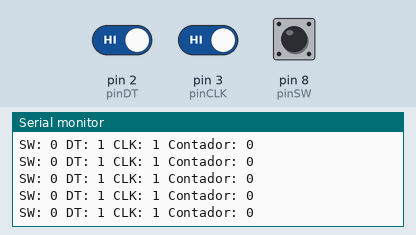
A sketch run on a simulated Arduino Uno, built with avr-gcc and run on an emulated ATmega328P. Parts: the last lines printed to the serial monitor. Inputs (shaded band) come from the test bench; at power-on: pin 2 (pinDT) HIGH, pin 3 (pinCLK) HIGH, pin 8 (pinSW) LOW.

Above: at 1.2 s.
1.3 s: pin 2 (pinDT) driven LOW
At 1.9 s:
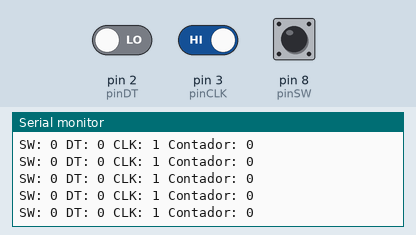
4.3 s: pin 3 (pinCLK) driven LOW
At 4.8 s:
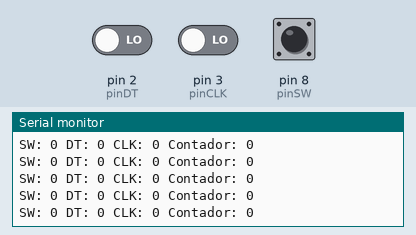
7.3 s: pin 2 (pinDT) driven HIGH
At 7.8 s:
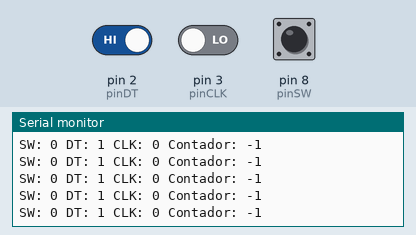
10.3 s: pin 8 (pinSW) pulled HIGH for 0.15 s
13.4 s: pin 3 (pinCLK) driven HIGH
At 14.0 s:
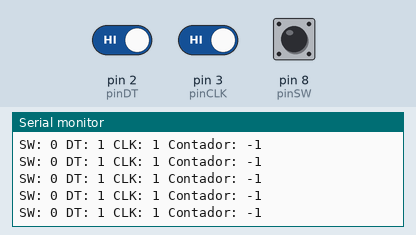
16.4 s: pin 8 (pinSW) pulled HIGH for 1 s
At 17.2 s:
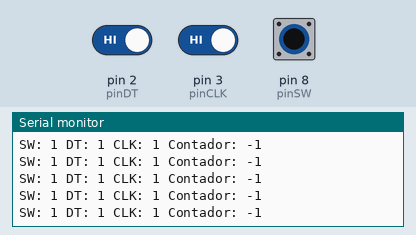

The sketch:

Q1079-Sketch.ino
```cpp
//#include <TimerOne.h>

#define pinSW 8
#define pinDT 2   //Sentido anti-horário
#define pinCLK 3  //Sentido horário

int estadoRotary = 0; //0=Parado 1=CLK 2=DT 3=CLK_Centro 4=DT_Centro
void processaCLK();
void processaDT();

/*Diagrama da lógica do rotary
  0 ___ 1 ___ 3 ___ ConfirmaCLK
     |     |_ 3 ___ Cancela
     |     |_ Cancela
     |_ 2 ___ 4 ___ ConfirmaDT
           |_ 4 ___ Cancela
           |_ Cancela
*/

int contador = 0;

void setup() {
  pinMode(pinSW, INPUT);
  pinMode(pinDT, INPUT);
  pinMode(pinCLK, INPUT);
  Serial.begin(9600);

  attachInterrupt(digitalPinToInterrupt(pinCLK), rotary_loop, CHANGE);   //No Arduino UNO só funciona na porta 2 ou 3
  attachInterrupt(digitalPinToInterrupt(pinDT), rotary_loop, CHANGE);    //No Arduino UNO só funciona na porta 2 ou 3

  //Timer1.initialize(100);
  //Timer1.attachInterrupt(rotary_loop);
}

void loop() {
  //rotary_loop();
  Serial.print("SW: ");
  Serial.print(digitalRead(pinSW));

  Serial.print(" DT: ");
  Serial.print(digitalRead(pinDT));

  Serial.print(" CLK: ");
  Serial.print(digitalRead(pinCLK));

  Serial.print(" Contador: ");
  Serial.println(contador);
}

void rotary_loop() {

  //Lógica para estado PARADO
  if (estadoRotary == 0) {
    if (!digitalRead(pinCLK)) { //Ao girar, acionando primeiro o CLK
      estadoRotary = 1;
    }

    if (!digitalRead(pinDT)) { //Ao girar, acionando primeiro o DT
      estadoRotary = 2;
    }
  }

  //Lógica para estado CLK
  if (estadoRotary == 1) {
    if (!digitalRead(pinDT)) { //Seguir girando, acionando centro
      estadoRotary = 3;
    }

    if (digitalRead(pinCLK)) { //Não completou o giro. CANCELA
      estadoRotary = 0;
    }
  }

  //Lógica para estado DT
  if (estadoRotary == 2) {
    if (!digitalRead(pinCLK)) { //Seguir girando, acionando centro
      estadoRotary = 4;
    }

    if (digitalRead(pinDT)) { //Não completou o giro. CANCELA
      estadoRotary = 0;
    }
  }

  //Lógica para estado CENTRO_CLK
  if (estadoRotary == 3) {
    if (digitalRead(pinCLK)) { //Seguir girando, acionando a confirmacao
      processaCLK();
      estadoRotary = 0;
    }

    if (digitalRead(pinDT)) { //Não completou o giro. CANCELA
      estadoRotary = 0;
    }
  }

  //Lógica para estado CENTRO_DT
  if (estadoRotary == 4) {
    if (digitalRead(pinDT)) { //Seguir girando, acionando a confirmacao
      processaDT();
      estadoRotary = 0;
    }

    if (digitalRead(pinCLK)) { //Não completou o giro. CANCELA
      estadoRotary = 0;
    }
  }
}

//Executa quando o CLK for confirmado
void processaCLK() {
  contador++;
}

//Executa quando o DT for confirmado
void processaDT() {
  contador--;
}
```

Measured:
- after the input at 1.3 s, the serial monitor: prints a new line after 0.06 s (image 1)
- after the input at 4.3 s, the serial monitor: prints a new line after 0.06 s (image 2)
- after the input at 7.3 s, the serial monitor: prints a new line after 0.06 s (image 3)
- after the input at 13.4 s, the serial monitor: prints a new line after 0.06 s (image 4)
- after the input at 16.4 s, the serial monitor: prints a new line after 0.08 s (image 5)
